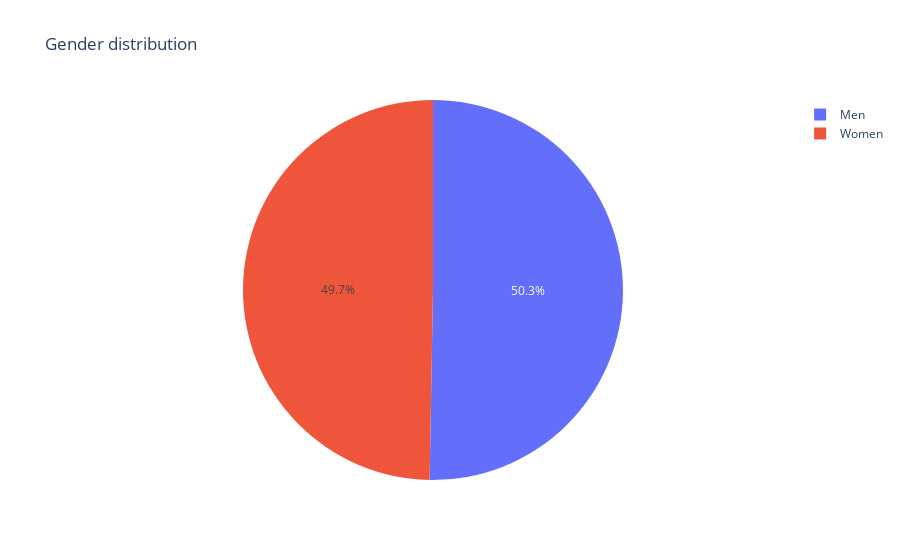

The cell this chart's notebook holds for it:
### Code cell
plots.gender_pie(sport_data)

### Figure 1 — Plotly figure (JSON) as saved in the notebook; plotly's stock layout.template omitted (floating-point values rounded to 4 significant figures)
{"data": [{"domain": {"x": [0, 1], "y": [0, 1]}, "hovertemplate": "label=%{label}<br>value=%{value}<extra></extra>", "labels": ["Men", "Women"], "legendgroup": "", "name": "", "showlegend": true, "type": "pie", "values": [266, 263]}], "layout": {"legend": {"tracegroupgap": 0}, "title": {"text": "Gender distribution"}}}
